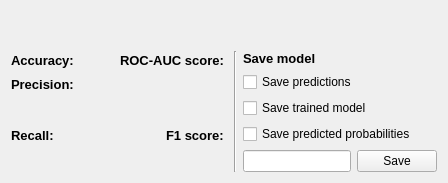
      <widget class="QWidget" name="XGBoost">
       <attribute name="title">
        <string>XGBoost</string>
       </attribute>
       <layout class="QVBoxLayout" name="verticalLayout_48">
        <item>
         <layout class="QVBoxLayout" name="verticalLayout_30">
          <item>
           <layout class="QVBoxLayout" name="verticalLayout_23">
            <item>
             <layout class="QHBoxLayout" name="horizontalLayout_34">
              <item>
               <layout class="QHBoxLayout" name="HLayoutROC_4"/>
              </item>
              <item>
               <layout class="QHBoxLayout" name="HLayoutConf_4"/>
              </item>
             </layout>
            </item>
            <item>
             <layout class="QHBoxLayout" name="horizontalLayout_35">
              <item>
               <spacer name="verticalSpacer_10">
                <property name="orientation">
                 <enum>Qt::Vertical</enum>
                </property>
                <property name="sizeHint" stdset="0">
                 <size>
                  <width>20</width>
                  <height>40</height>
                 </size>
                </property>
               </spacer>
              </item>
              <item>
               <spacer name="verticalSpacer_12">
                <property name="orientation">
                 <enum>Qt::Vertical</enum>
                </property>
                <property name="sizeHint" stdset="0">
                 <size>
                  <width>20</width>
                  <height>40</height>
                 </size>
                </property>
               </spacer>
              </item>
             </layout>
            </item>
           </layout>
          </item>
         </layout>
        </item>
        <item>
         <layout class="QHBoxLayout" name="horizontalLayout_62">
          <item>
           <layout class="QVBoxLayout" name="verticalLayout_24">
            <item>
             <layout class="QHBoxLayout" name="horizontalLayout_36">
              <item>
               <widget class="QLabel" name="Accuracy_label_4">
                <property name="sizePolicy">
                 <sizepolicy hsizetype="Preferred" vsizetype="Fixed">
                  <horstretch>0</horstretch>
                  <verstretch>0</verstretch>
                 </sizepolicy>
                </property>
                <property name="font">
                 <font>
                  <pointsize>10</pointsize>
                  <weight>75</weight>
                  <bold>true</bold>
                 </font>
                </property>
                <property name="text">
                 <string>Accuracy:</string>
                </property>
               </widget>
              </item>
              <item>
               <spacer name="horizontalSpacer_26">
                <property name="orientation">
                 <enum>Qt::Horizontal</enum>
                </property>
                <property name="sizeHint" stdset="0">
                 <size>
                  <width>40</width>
                  <height>20</height>
                 </size>
                </property>
               </spacer>
              </item>
              <item>
               <widget class="QLabel" name="ROC_AUC_label_4">
                <property name="sizePolicy">
                 <sizepolicy hsizetype="Preferred" vsizetype="Fixed">
                  <horstretch>0</horstretch>
                  <verstretch>0</verstretch>
                 </sizepolicy>
                </property>
                <property name="font">
                 <font>
                  <pointsize>10</pointsize>
                  <weight>75</weight>
                  <bold>true</bold>
                 </font>
                </property>
                <property name="text">
                 <string>ROC-AUC score: </string>
                </property>
               </widget>
              </item>
             </layout>
            </item>
            <item>
             <layout class="QHBoxLayout" name="horizontalLayout_37">
              <item>
               <widget class="QLabel" name="Precision_label_4">
                <property name="sizePolicy">
                 <sizepolicy hsizetype="Preferred" vsizetype="Fixed">
                  <horstretch>0</horstretch>
                  <verstretch>0</verstretch>
                 </sizepolicy>
                </property>
                <property name="font">
                 <font>
                  <pointsize>10</pointsize>
                  <weight>75</weight>
                  <bold>true</bold>
                 </font>
                </property>
                <property name="text">
                 <string>Precision: </string>
                </property>
               </widget>
              </item>
             </layout>
            </item>
            <item>
             <layout class="QHBoxLayout" name="horizontalLayout_38">
              <item>
               <widget class="QLabel" name="Recall_label_4">
                <property name="sizePolicy">
                 <sizepolicy hsizetype="Fixed" vsizetype="Preferred">
                  <horstretch>0</horstretch>
                  <verstretch>0</verstretch>
                 </sizepolicy>
                </property>
                <property name="font">
                 <font>
                  <pointsize>10</pointsize>
                  <weight>75</weight>
                  <bold>true</bold>
                 </font>
                </property>
                <property name="text">
                 <string>Recall: </string>
                </property>
               </widget>
              </item>
              <item>
               <spacer name="horizontalSpacer_27">
                <property name="orientation">
                 <enum>Qt::Horizontal</enum>
                </property>
                <property name="sizeHint" stdset="0">
                 <size>
                  <width>40</width>
                  <height>20</height>
                 </size>
                </property>
               </spacer>
              </item>
              <item>
               <widget class="QLabel" name="F1_label_4">
                <property name="font">
                 <font>
                  <pointsize>10</pointsize>
                  <weight>75</weight>
                  <bold>true</bold>
                 </font>
                </property>
                <property name="text">
                 <string>F1 score: </string>
                </property>
               </widget>
              </item>
             </layout>
            </item>
           </layout>
          </item>
          <item>
           <layout class="QHBoxLayout" name="horizontalLayout_59">
            <item>
             <widget class="Line" name="line_7">
              <property name="orientation">
               <enum>Qt::Vertical</enum>
              </property>
             </widget>
            </item>
            <item>
             <layout class="QVBoxLayout" name="verticalLayout_35">
              <item>
               <widget class="QLabel" name="label_4">
                <property name="font">
                 <font>
                  <pointsize>10</pointsize>
                  <weight>75</weight>
                  <bold>true</bold>
                 </font>
                </property>
                <property name="text">
                 <string>Save model</string>
                </property>
               </widget>
              </item>
              <item>
               <layout class="QVBoxLayout" name="verticalLayout_42">
                <item>
                 <widget class="QCheckBox" name="savePredictionsBox_4">
                  <property name="text">
                   <string>Save predictions</string>
                  </property>
                 </widget>
                </item>
                <item>
                 <widget class="QCheckBox" name="saveModelBox_4">
                  <property name="text">
                   <string>Save trained model</string>
                  </property>
                 </widget>
                </item>
                <item>
                 <widget class="QCheckBox" name="saveProbasBox_4">
                  <property name="text">
                   <string>Save predicted probabilities</string>
                  </property>
                 </widget>
                </item>
               </layout>
              </item>
              <item>
               <layout class="QHBoxLayout" name="horizontalLayout_54">
                <item>
                 <widget class="QLineEdit" name="saveDirLine_4">
                  <property name="readOnly">
                   <bool>true</bool>
                  </property>
                 </widget>
                </item>
                <item>
                 <widget class="QPushButton" name="saveData_4">
                  <property name="text">
                   <string>Save</string>
                  </property>
                 </widget>
                </item>
               </layout>
              </item>
             </layout>
            </item>
           </layout>
          </item>
         </layout>
        </item>
       </layout>
      </widget>
